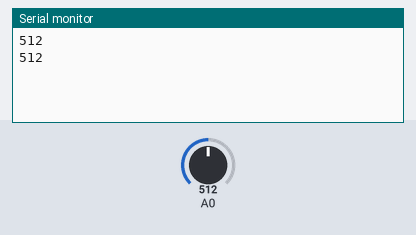
Simulated run of this sketch. Board: Arduino Uno, built with avr-gcc and run on an emulated ATmega328P. On the bench: the last lines printed to the serial monitor. The inputs (shaded band) are chosen by the test bench; at power-on: A0 = 512.

Above: at 2.5 s.
2.6 s: A0 set to 716
At 4.4 s:
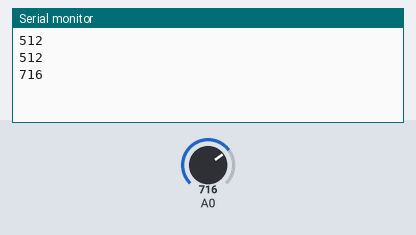
5.0 s: A0 set to 900
At 6.5 s:
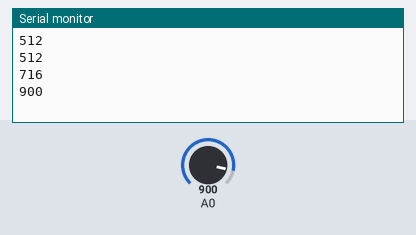
Timing chart, 0 to 8.0 s (numbered marks = the images above; inputs shaded):
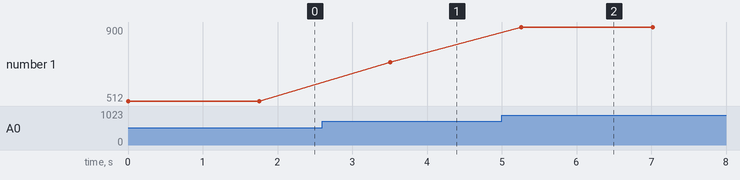

Measured:
- after the input at 2.6 s, the serial monitor: prints a new line after 0.91 s (image 1)
- after the input at 5.0 s, the serial monitor: prints a new line after 0.26 s (image 2)
- plotted number 1: 512 → 716 after the input at 2.6 s, 716 → 900 after the input at 5.0 s

The sketch:

test.ino
```cpp
void setup() {
  // Настройка скорости последовательного порта
  UBRR0H = 0;
  UBRR0L = 103; // 9600 бод при 16 МГц
  UCSR0B = (1 << TXEN0); // Включить передачу
  UCSR0C = (1 << UCSZ01) | (1 << UCSZ00); // 8 бит данных

  // Настройка АЦП
  ADMUX = (1 << REFS0); // Опорное напряжение AVcc, канал ADC0 (по умолчанию MUX=0)
  ADCSRA = (1 << ADEN) | (1 << ADPS2) | (1 << ADPS1) | (1 << ADPS0); // Включить АЦП, предделитель 128
}

void loop() {
  // Запуск измерения
  ADCSRA |= (1 << ADSC);
  // Ожидание окончания преобразования
  while (ADCSRA & (1 << ADSC));

  // Чтение результата 10-битного АЦП
  int adcValue = ADC;

  // Вывод значения в терминал в виде строки
  printInt(adcValue);
  printString("\r\n");

  // Задержка около 500 мс
  for (volatile long i = 0; i < 800000; i++);
}

// Вывод целого числа в последовательный порт
void printInt(int number) {
  char buf[6];
  int i = 0, j, k;
  if (number == 0) {
    UDR0 = '0';
    while (!(UCSR0A & (1 << UDRE0)));
    return;
  }
  while (number > 0) {
    buf[i++] = '0' + (number % 10);
    number /= 10;
  }
  for (j = i - 1; j >= 0; j--) {
    UDR0 = buf[j];
    while (!(UCSR0A & (1 << UDRE0)));
  }
}

// Вывод строки в последовательный порт
void printString(const char *s) {
  while (*s) {
    UDR0 = *s++;
    while (!(UCSR0A & (1 << UDRE0)));
  }
}
```
